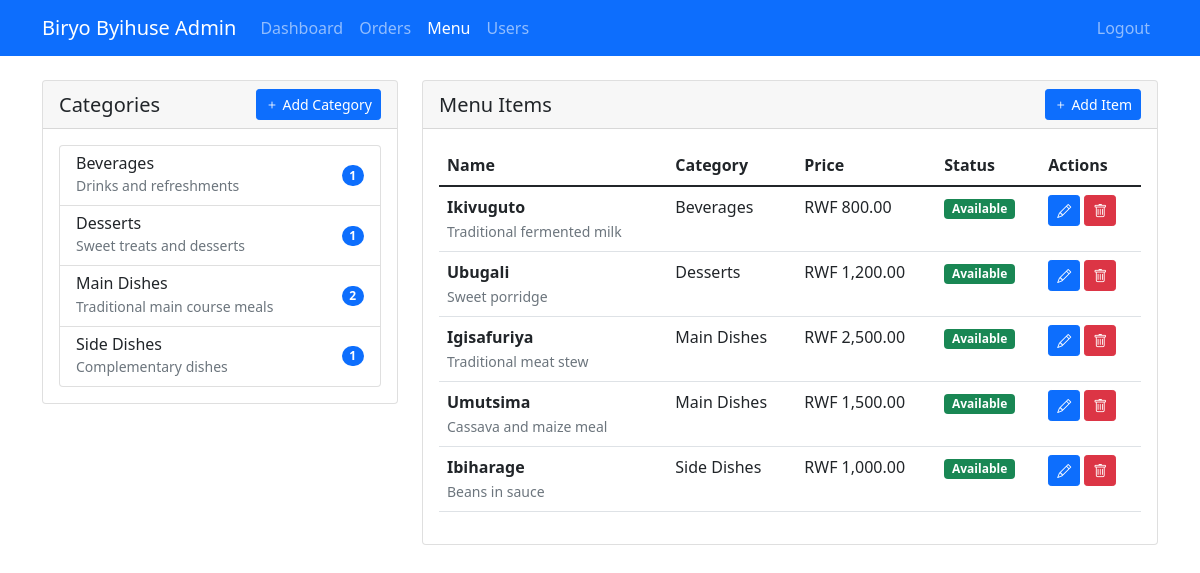
The page /admin/menu.php (signed in) on the database its author committed.
### tables this page shows
CREATE TABLE `categories` (
  `id` int(11) NOT NULL,
  `name` varchar(50) NOT NULL,
  `description` text DEFAULT NULL,
  `created_at` timestamp NOT NULL DEFAULT current_timestamp()
);

CREATE TABLE `menu_items` (
  `id` int(11) NOT NULL,
  `category_id` int(11) DEFAULT NULL,
  `name` varchar(100) NOT NULL,
  `description` text DEFAULT NULL,
  `price` decimal(10,2) NOT NULL,
  `is_available` tinyint(1) DEFAULT 1,
  `created_at` timestamp NOT NULL DEFAULT current_timestamp()
);

### admin/menu.php (the view, shortened to what this page needs)
<?php
$db = getDBConnection();
$stmt = $db->query("SELECT * FROM categories ORDER BY name");
$categories = $stmt->fetchAll(PDO::FETCH_ASSOC);
$stmt = $db->query("
    SELECT m.*, c.name as category_name
    FROM menu_items m
    JOIN categories c ON m.category_id = c.id
    ORDER BY c.name, m.name
");
$menuItems = $stmt->fetchAll(PDO::FETCH_ASSOC);
?>
<!DOCTYPE html>
<html lang="en">
<head>
    <link href="https://cdn.jsdelivr.net/npm/bootstrap@5.1.3/dist/css/bootstrap.min.css" rel="stylesheet">
    <link href="https://cdn.jsdelivr.net/npm/bootstrap-icons@1.7.2/font/bootstrap-icons.css" rel="stylesheet">
</head>
<body>
    <nav class="navbar navbar-expand-lg navbar-dark bg-primary">
        <div class="container">
            <a class="navbar-brand" href="#">Biryo Byihuse Admin</a>
            <div class="collapse navbar-collapse" id="navbarNav">
                <ul class="navbar-nav">
                    <li class="nav-item">
                        <a class="nav-link" href="index.php">Dashboard</a>
                    </li>
                    <li class="nav-item">
                        <a class="nav-link" href="orders.php">Orders</a>
                    </li>
                    <li class="nav-item">
                        <a class="nav-link active" href="menu.php">Menu</a>
                    </li>
                    <li class="nav-item">
                        <a class="nav-link" href="users.php">Users</a>
                    </li>
                </ul>
                <ul class="navbar-nav ms-auto">
                    <li class="nav-item">
                        <a class="nav-link" href="logout.php">Logout</a>
                    </li>
                </ul>
            </div>
        </div>
    </nav>
    <div class="container mt-4">
        <div class="row">
            <div class="col-md-4">
                <div class="card">
                    <div class="card-header d-flex justify-content-between align-items-center">
                        <h5 class="mb-0">Categories</h5>
                        <button class="btn btn-primary btn-sm" data-bs-toggle="modal" data-bs-target="#addCategoryModal">
                            <i class="bi bi-plus"></i> Add Category
                        </button>
                    </div>
                    <div class="card-body">
                        <div class="list-group">
                            <?php foreach ($categories as $category): ?>
                            <div class="list-group-item d-flex justify-content-between align-items-center">
                                <div>
                                    <h6 class="mb-0"><?php echo htmlspecialchars($category['name']); ?></h6>
                                    <small class="text-muted"><?php echo htmlspecialchars($category['description']); ?></small>
                                </div>
                                <span class="badge bg-primary rounded-pill">
                                    <?php
                                    $stmt = $db->prepare("SELECT COUNT(*) FROM menu_items WHERE category_id = ?");
                                    $stmt->execute([$category['id']]);
                                    echo $stmt->fetchColumn();
                                    ?>
                                </span>
                            </div>
                            <?php endforeach; ?>
                        </div>
                    </div>
                </div>
            </div>
            <div class="col-md-8">
                <div class="card">
                    <div class="card-header d-flex justify-content-between align-items-center">
                        <h5 class="mb-0">Menu Items</h5>
                        <button class="btn btn-primary btn-sm" data-bs-toggle="modal" data-bs-target="#addItemModal">
                            <i class="bi bi-plus"></i> Add Item
                        </button>
                    </div>
                    <div class="card-body">
                        <div class="table-responsive">
                            <table class="table">
                                <thead>
                                    <tr>
                                        <th>Name</th>
                                        <th>Category</th>
                                        <th>Price</th>
                                        <th>Status</th>
                                        <th>Actions</th>
                                    </tr>
                                </thead>
                                <tbody>
                                    <?php foreach ($menuItems as $item): ?>
                                    <tr>
                                        <td>
                                            <strong><?php echo htmlspecialchars($item['name']); ?></strong>
                                            <br>
                                            <small class="text-muted"><?php echo htmlspecialchars($item['description']); ?></small>
                                        </td>
                                        <td><?php echo htmlspecialchars($item['category_name']); ?></td>
                                        <td>RWF <?php echo number_format($item['price'], 2); ?></td>
                                        <td>
                                            <span class="badge bg-<?php echo $item['is_available'] ? 'success' : 'danger'; ?>">
                                                <?php echo $item['is_available'] ? 'Available' : 'Unavailable'; ?>
                                            </span>
                                        </td>
                                        <td>
                                            <button class="btn btn-sm btn-primary edit-item"
                                                    data-id="<?php echo $item['id']; ?>"
                                                    data-name="<?php echo htmlspecialchars($item['name']); ?>"
                                                    data-description="<?php echo htmlspecialchars($item['description']); ?>"
                                                    data-price="<?php echo $item['price']; ?>"
                                                    data-category="<?php echo $item['category_id']; ?>"
                                                    data-available="<?php echo $item['is_available']; ?>">
                                                <i class="bi bi-pencil"></i>
                                            </button>
                                            <button class="btn btn-sm btn-danger delete-item" data-id="<?php echo $item['id']; ?>">
                                                <i class="bi bi-trash"></i>
                                            </button>
                                        </td>
                                    </tr>
                                    <?php endforeach; ?>
                                </tbody>
                            </table>
                        </div>
                    </div>
                </div>
            </div>
        </div>
    </div>
</body>
</html>

### rows shown on the page
categories: name "Beverages", description "Drinks and refreshments", fetchColumn "1"
categories: name "Desserts", description "Sweet treats and desserts", fetchColumn "1"
categories: name "Main Dishes", description "Traditional main course meals", fetchColumn "2"
categories: name "Side Dishes", description "Complementary dishes", fetchColumn "1"
menu_items: name "Ikivuguto", description "Traditional fermented milk", category.name "Beverages", price "800.00", is_available "Available"
menu_items: name "Ubugali", description "Sweet porridge", category.name "Desserts", price "1,200.00", is_available "Available"
menu_items: name "Igisafuriya", description "Traditional meat stew", category.name "Main Dishes", price "2,500.00", is_available "Available"
menu_items: name "Umutsima", description "Cassava and maize meal", category.name "Main Dishes", price "1,500.00", is_available "Available"
menu_items: name "Ibiharage", description "Beans in sauce", category.name "Side Dishes", price "1,000.00", is_available "Available"
